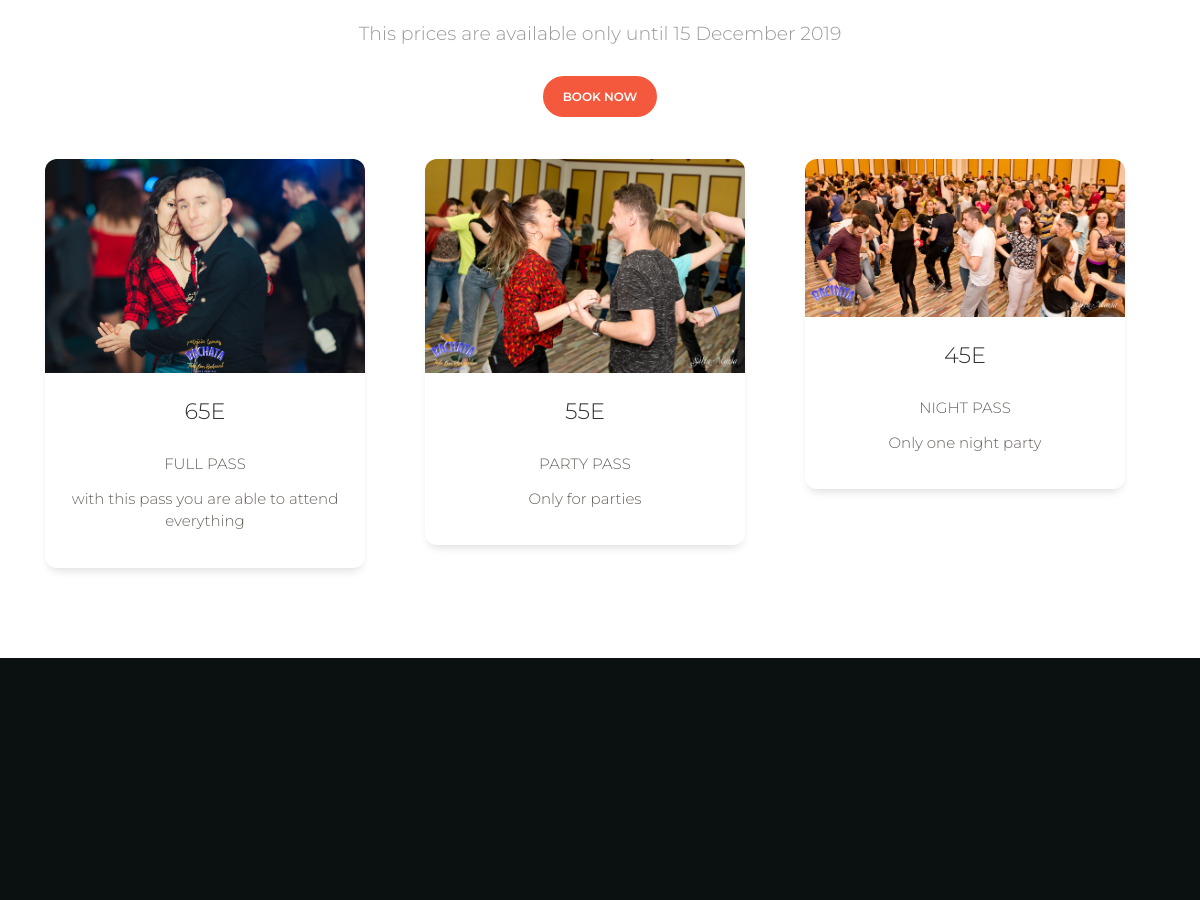
The app's page / (middle part), older data.
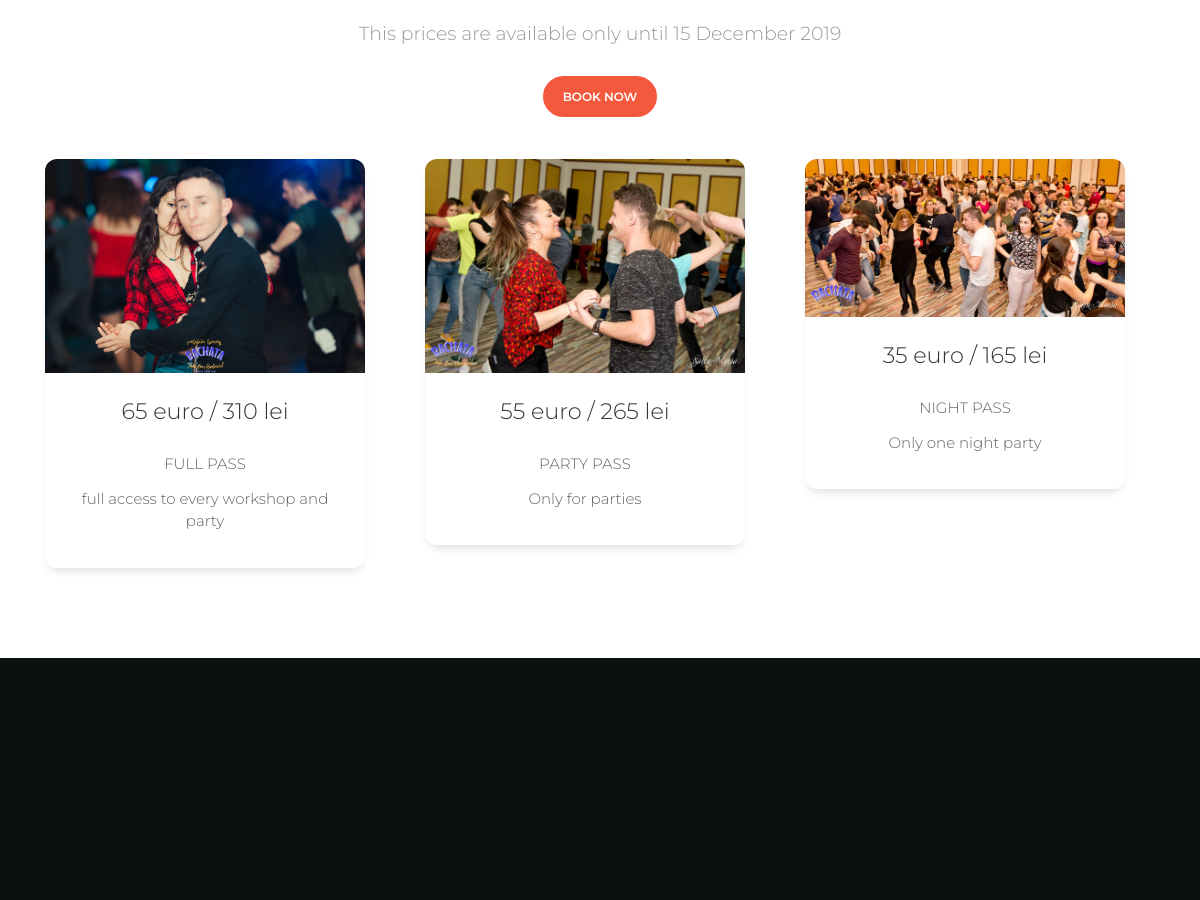
The same page, newer data.
### main/models.py (models this page shows, shortened)
class Pricing(models.Model):
    pricing_price = models.CharField(max_length=50)
    pricing_type = models.CharField(max_length=200)
    pricing_details = models.TextField()
    pricing_published = models.DateTimeField('date published')
    pricing_active = models.BooleanField()
    pricing_image = models.ImageField(upload_to='images/')
    pricing_price_EURO = models.IntegerField()
    pricing_price_LEU = models.IntegerField()

### main/views.py (the view)
# urls.py: path("", views.homepage, name="homepage"),
def homepage(request):
    return render(request=request,
                  template_name='main/home.html',
                  context={"carousels": Carousel.objects.all,
                           "confirmed_artists": ConfirmedArtists.objects.all,
                           "pricing": Pricing.objects.all
                           })

### main/templates/main/home.html (shortened to what this page needs)
{% extends "main/base.html" %}
{% block content %}
<div class="main">
    <div id="pricing" class="section text-center">
        <div class="container">
            <div class="row">
                <div class="col-md-8 ml-auto mr-auto">
                    <h5 class="description">This prices are available only until 15 December 2019</h5>
                    <br>
                    <a href="{% url 'main:ticketing' %}" class="btn btn-danger btn-round">Book Now</a>
                </div>
            </div>
            <br/>
            <br/>
            <div class="row">
                {% for price in pricing %}
                <div class="col-md-4">
                    <div class="card" style="width: 20rem;">
                        <img class="card-img-top"  src="{{ price.pricing_image.url }}" alt="Card image cap">
                        <div class="card-body">
                            <h4 class="card-title">{{  price.pricing_price }} </h4>
                            <h2 class="card-text">{{ price.pricing_type }}</h2>
                            <p class="card-text">{{ price.pricing_details }}</p>
                        </div>
                    </div>
                </div>
                {% endfor %}
            </div>
        </div>
    </div>
    <div id="location" class="section section-dark text-center">
        <div class="container">
            <div style="width: 100%; height: 480px" id="mapContainer"></div>
        </div>
    </div>
</div>
{% endblock content %}

Row changes from the older to the newer data that the page shows:
changed Pricing "FULL PASS": pricing_price "65E" → "65 euro / 310 lei"; pricing_details "with this pass you are able to attend everything" → "full access to every workshop and party"
changed Pricing "PARTY PASS": pricing_price "55E" → "55 euro / 265 lei"
changed Pricing "NIGHT PASS": pricing_price "45E" → "35 euro / 165 lei"
